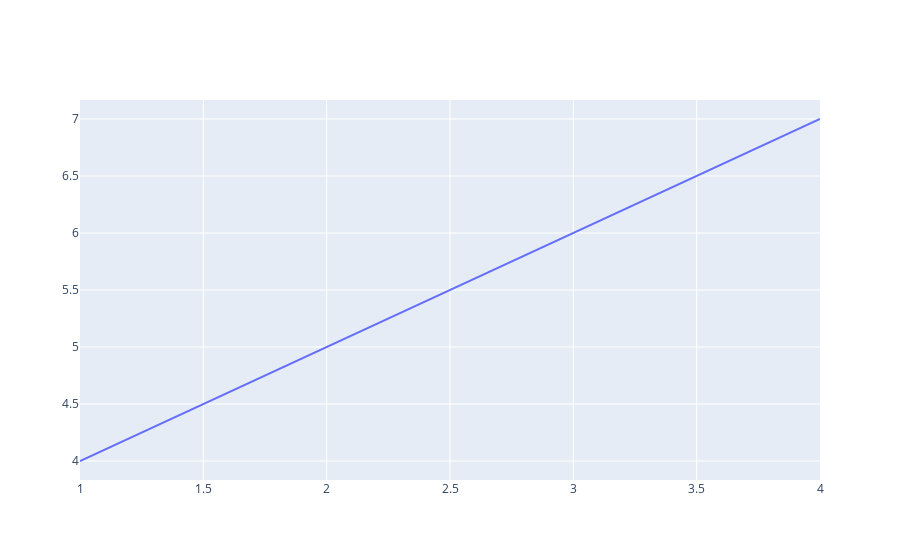

The code cell stored with this chart in its notebook:
### Code cell
fig = go.Figure()
fig.add_trace(go.Scatter(x = list1, y = list2, mode= 'lines'))
fig.show()

### Figure 1 — Plotly figure (JSON) as saved in the notebook; plotly's stock layout.template omitted (floating-point values rounded to 4 significant figures)
{"data": [{"mode": "lines", "type": "scatter", "x": [1, 2, 3, 4], "y": [4, 5, 6, 7]}], "layout": {"autosize": true, "xaxis": {"autorange": true, "range": [1, 4], "type": "linear"}, "yaxis": {"autorange": true, "range": [3.833, 7.167], "type": "linear"}}}
